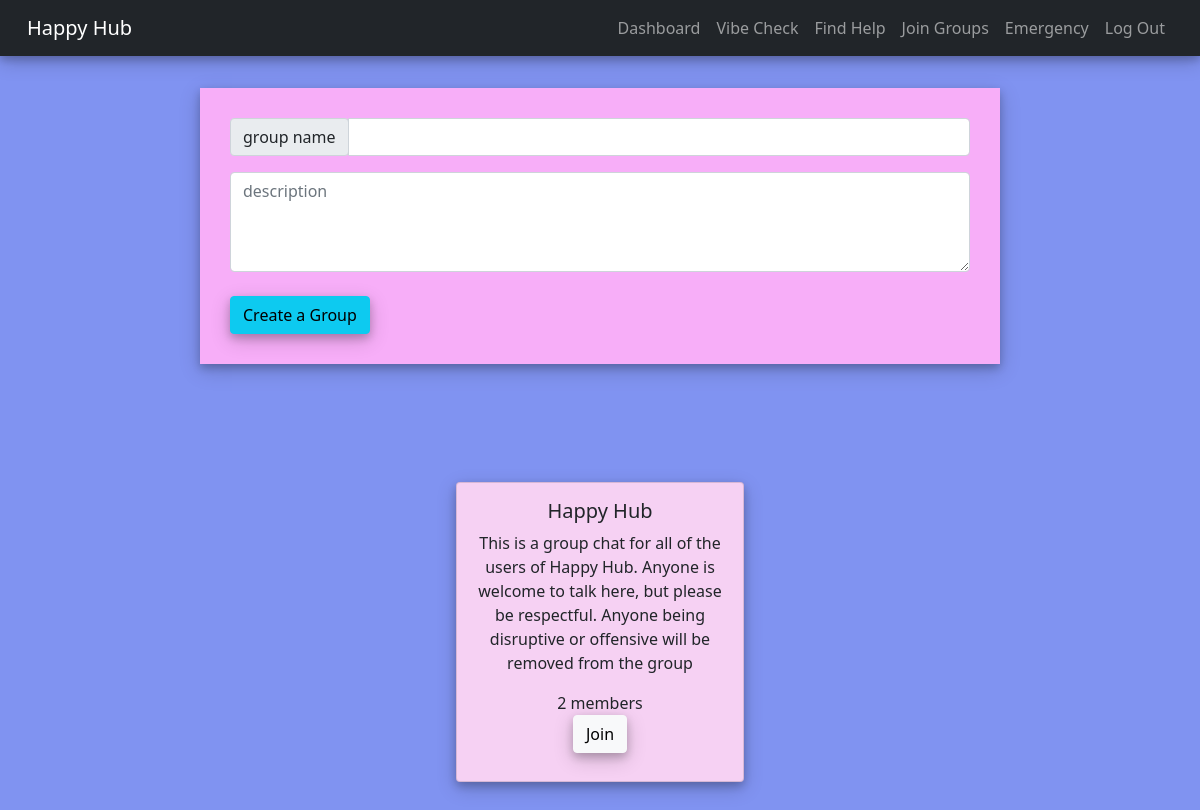
Screenshot of /group (signed in) with the database file from the repository.
### APP/models.py (models this page shows, shortened)
class ChatGroup(models.Model):
    name = models.CharField(max_length=50, default='', unique = True)
    created_at = models.DateTimeField(default=timezone.now)
    description = models.CharField(max_length=300, default='')
    members = models.ManyToManyField(User, through='GroupMembership')

### APP/views.py (the view, shortened to what this page needs)
# urls.py: path('group', views.group, name='group'),
def group(request):
    if not request.session.get('logged_in'):
        return redirect('/login')
    else:
        allGroups = ChatGroup.objects.all()
        groups = []
        allMembers = GroupMembership.objects.all()
        class Group:
            def __init__(self, name, description, members, number):
                self.name = name
                self.description = description
                self.members = members
                self.n = n
        for group in range(len(allGroups)):
            n = 0
            for g in GroupMembership.objects.filter(group = allGroups[group]):
                n = n+1
            groups.append(Group(allGroups[group].name, allGroups[group].description, GroupMembership.objects.filter(group = allGroups[group]), n))
        context = {
            'groups': groups
        }
        return render(request, 'group.html', context)

### APP/templates/group.html (shortened to what this page needs)
{% extends 'main.html' %}
{% block content %}
<br>
<br>
    <div class="createGrp">
        <form action="{% url 'group' %}" method="post" id="create">
            <div class="input-group mb-3">
                <div class="input-group-prepend">
                  <span class="input-group-text" id="basic-addon1">group name</span>
                </div>
                <input name="name" type="text" class="form-control" aria-describedby="basic-addon1">
            </div>
            <textarea name="description" style="width:740px; min-height: 100px;" class="form-control"  placeholder="description"></textarea>
            <br>
            <button type="submit" class="btn btn-info" style="box-shadow: 0 4px 8px 0 rgba(0, 0, 0, 0.2), 0 6px 20px 0 rgba(0, 0, 0, 0.19);">Create a Group</button>
        </form>
    </div>
    <br>
    <br>
    <center>
    {% for group in groups %}
        <div class="card" style="width: 18rem; background-color: #F6D1F3;  margin: 30px; display: inline-block; vertical-align: top; height: 300px; display: inline-block;  box-shadow: 0 4px 8px 0 rgba(0, 0, 0, 0.2), 0 6px 20px 0 rgba(0, 0, 0, 0.19); margin: 20px;">
            <div class="card-body">
            <h5 class="card-title">{{group.name}}</h5>
            <p class="card-text">{{group.description}}</p>
            {{group.n}} members
            <form action="{% url 'joinGroup' %}" method="post" id="join">
                <button class="btn btn-light" style="box-shadow: 0 4px 8px 0 rgba(0, 0, 0, 0.2), 0 6px 20px 0 rgba(0, 0, 0, 0.19);" type = "submit">Join</button>
            </form>
            </div>
        </div>
    {% endfor %}
    </center>
{% endblock %}

### APP/static/css/main3.css (style rules this page uses)
html { background-color:#5C82A0; background-size: cover; }
body { position: relative; overflow-x: hidden; background-size: cover; background-color: #8093F1; }
body, html { height: 100%; }
.card { border-radius: 0px; }
.createGrp { background-color: #F7AEF8; max-width: 50rem; margin: auto; padding: 30px; box-shadow: 0 4px 8px 0 rgba(0, 0, 0, 0.2), 0 6px 20px 0 rgba(0, 0, 0, 0.19); }

### rows the page displays
ChatGroup: name "Happy Hub", description "This is a group chat for all of the users of Happy Hub. Anyone is welcome to talk here, but please be respectful. Anyone being disruptive or offensive will be removed from the group"

### other values shown
{{ group.n }} "2"
